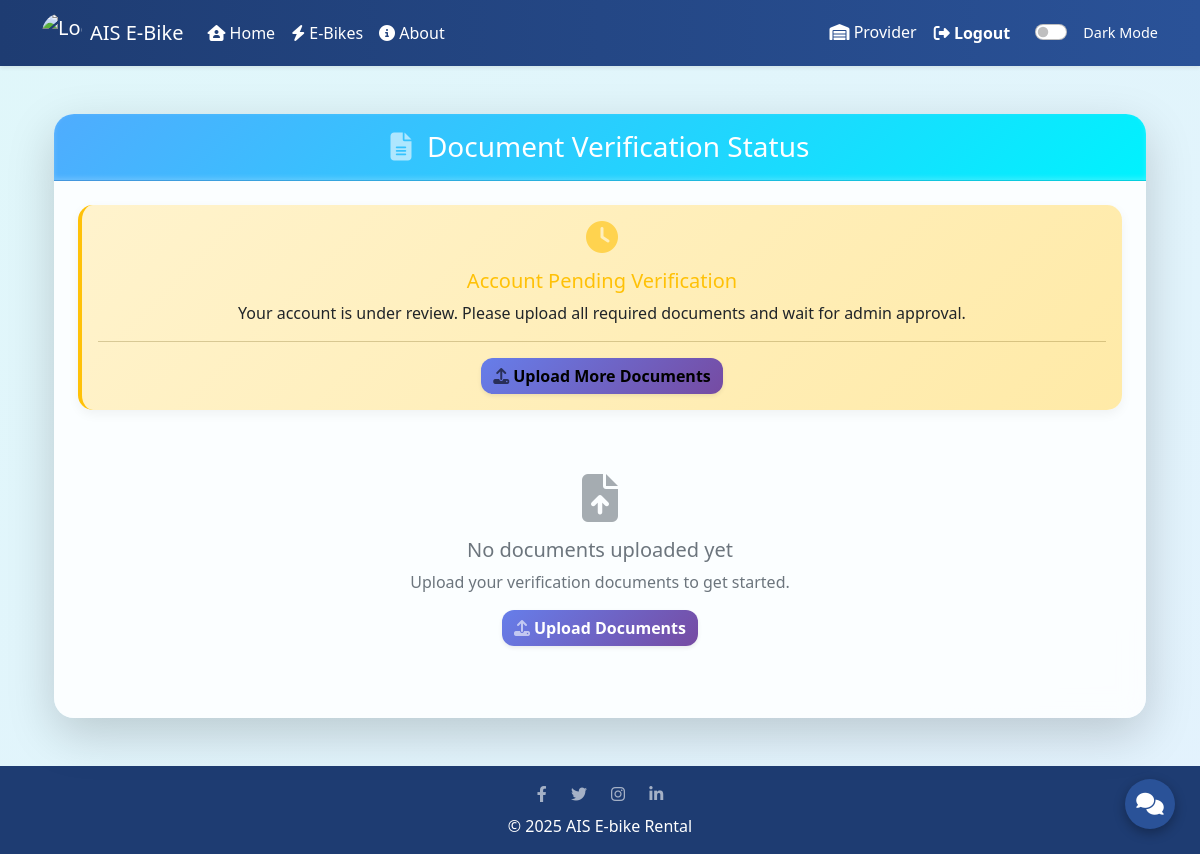
The page /vehicle-providers/view-documents/ (signed in) on the database as committed earlier.
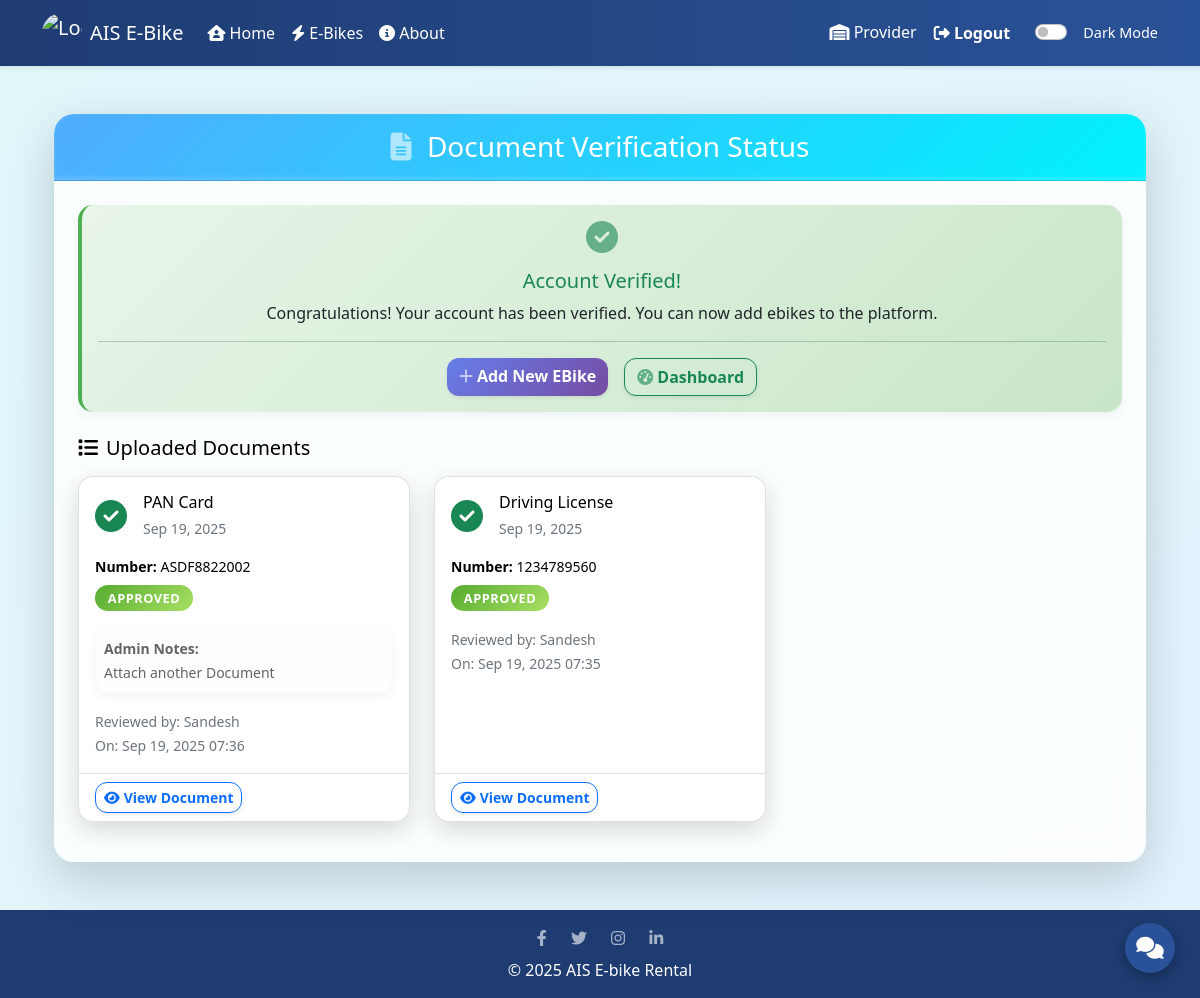
The same page on the database as committed later.
### core/models.py (models this page shows, shortened)
class ProviderDocument(models.Model):
    DOCUMENT_TYPES = [
        ('aadhar', 'Aadhar Card'),
        ('pan', 'PAN Card'),
        ('driving_license', 'Driving License'),
        ('business_license', 'Business License'),
        ('insurance', 'Insurance Document'),
        ('other', 'Other'),
    ]
    VERIFICATION_STATUS = [
        ('pending', 'Pending'),
        ('approved', 'Approved'),
        ('rejected', 'Rejected'),
    ]
    provider = models.ForeignKey(User, on_delete=models.CASCADE, related_name='provider_documents')
    document_type = models.CharField(max_length=20, choices=DOCUMENT_TYPES)
    document_file = models.FileField(upload_to='provider_documents/')
    document_number = models.CharField(max_length=100, blank=True, null=True)
    uploaded_at = models.DateTimeField(auto_now_add=True)
    status = models.CharField(max_length=10, choices=VERIFICATION_STATUS, default='pending')
    admin_notes = models.TextField(blank=True, null=True, help_text="Admin notes about this document")
    reviewed_by = models.ForeignKey(User, on_delete=models.SET_NULL, null=True, blank=True, related_name='reviewed_documents')
    reviewed_at = models.DateTimeField(null=True, blank=True)
    class Meta:
        ordering = ['-uploaded_at']

class User(AbstractUser):
    is_rider = models.BooleanField(default=False)
    is_vehicle_provider = models.BooleanField(default=False)
    mobile_number = models.CharField(max_length=15)
    profile_image = models.ImageField(upload_to='profile_images/', blank=True, null=True)
    is_verified_provider = models.BooleanField(default=False, help_text="Admin verification status for vehicle providers")
    verification_notes = models.TextField(blank=True, null=True, help_text="Admin notes about verification")

### vehicle_providers/views.py (the view)
# urls.py: path('view-documents/', views.view_documents, name='view_documents'),
@login_required
def view_documents(request):
    documents = ProviderDocument.objects.filter(provider=request.user)
    verification_status = request.user.is_verified_provider
    return render(request, 'vehicle_providers/view_documents.html', {
        'documents': documents,
        'verification_status': verification_status,
    })

### core/context_processors.py (called while the page is built)
def unread_notification_count(request):
    try:
        Notification = apps.get_model('core', 'Notification')
        public_count = Notification.objects.filter(is_public=True).count()
        if request.user.is_authenticated:
            user_count = Notification.objects.filter(recipient=request.user, is_read=False).count()
            count = public_count + user_count
        else:
            count = public_count
    except Exception:
        count = 0
    return {'unread_notification_count': count}

### templates/vehicle_providers/view_documents.html (shortened to what the changed rows need)
{% extends 'core/base.html' %}
{% load static %}
{% block content %}
<div class="container mt-5">
    <div class="row">
        <div class="col-12">
            <div class="card shadow-lg border-0">
                <div class="card-body p-4">
                    {% if verification_status %}
                        <div class="alert alert-success text-center border-0" style="background: linear-gradient(135deg, #e8f5e8 0%, #c8e6c9 100%); border-left: 4px solid #4caf50 !important;">
                            <i class="fas fa-check-circle fa-2x mb-3 text-success"></i>
                            <h5 class="alert-heading text-success">Account Verified!</h5>
                            <p class="mb-0 text-dark">Congratulations! Your account has been verified. You can now add ebikes to the platform.</p>
                            <hr class="my-3">
                            <div class="d-grid gap-2 d-md-flex justify-content-md-center mt-3">
                                <a href="{% url 'add_ebike' %}" class="btn btn-success me-md-2 shadow-sm">
                                    <i class="fas fa-plus me-1"></i>Add New EBike
                                </a>
                                <a href="{% url 'vehicle_provider_dashboard' %}" class="btn btn-outline-success shadow-sm">
                                    <i class="fas fa-tachometer-alt me-1"></i>Dashboard
                                </a>
                            </div>
                        </div>
                    {% else %}
                        <div class="alert alert-warning text-center border-0" style="background: linear-gradient(135deg, #fff3cd 0%, #ffeaa7 100%); border-left: 4px solid #ffc107 !important;">
                            <i class="fas fa-clock fa-2x mb-3 text-warning"></i>
                            <h5 class="alert-heading text-warning">Account Pending Verification</h5>
                            <p class="mb-0 text-dark">Your account is under review. Please upload all required documents and wait for admin approval.</p>
                            <hr class="my-3">
                            <a href="{% url 'upload_documents' %}" class="btn btn-warning shadow-sm">
                                <i class="fas fa-upload me-1"></i>Upload More Documents
                            </a>
                        </div>
                    {% endif %}
                    {% if documents %}
                        <div class="mt-4">
                            <h5 class="mb-3">
                                <i class="fas fa-list me-2"></i>Uploaded Documents
                            </h5>
                            <div class="row">
                                {% for document in documents %}
                                    <div class="col-md-6 col-lg-4 mb-3">
                                        <div class="card h-100">
                                            <div class="card-body">
                                                <div class="d-flex align-items-center mb-3">
                                                    {% if document.status == 'approved' %}
                                                        <i class="fas fa-check-circle text-success fa-2x me-3"></i>
                                                    {% elif document.status == 'rejected' %}
                                                        <i class="fas fa-times-circle text-danger fa-2x me-3"></i>
                                                    {% else %}
                                                        <i class="fas fa-clock text-warning fa-2x me-3"></i>
                                                    {% endif %}
                                                    <div>
                                                        <h6 class="mb-1">{{ document.get_document_type_display }}</h6>
                                                        <small class="text-muted">{{ document.uploaded_at|date:"M d, Y" }}</small>
                                                    </div>
                                                </div>
                                                {% if document.document_number %}
                                                    <p class="small mb-2">
                                                        <strong>Number:</strong> {{ document.document_number }}
                                                    </p>
                                                {% endif %}
                                                <div class="mb-3">
                                                    <span class="badge
                                                        {% if document.status == 'approved' %}bg-success
                                                        {% elif document.status == 'rejected' %}bg-danger
                                                        {% else %}bg-warning{% endif %}">
                                                        {{ document.get_status_display }}
                                                    </span>
                                                </div>
                                                {% if document.admin_notes %}
                                                    <div class="alert alert-light p-2 mb-3">
                                                        <small>
                                                            <strong>Admin Notes:</strong><br>
                                                            {{ document.admin_notes }}
                                                        </small>
                                                    </div>
                                                {% endif %}
                                                {% if document.reviewed_by %}
                                                    <small class="text-muted">
                                                        Reviewed by: {{ document.reviewed_by.username }}<br>
                                                        On: {{ document.reviewed_at|date:"M d, Y H:i" }}
                                                    </small>
                                                {% endif %}
                                            </div>
                                            <div class="card-footer bg-transparent">
                                                <a href="{{ document.document_file.url }}" target="_blank" class="btn btn-outline-primary btn-sm shadow-sm">
                                                    <i class="fas fa-eye me-1"></i>View Document
                                                </a>
                                            </div>
                                        </div>
                                    </div>
                                {% endfor %}
                            </div>
                        </div>
                    {% else %}
                        <div class="text-center py-5">
                            <i class="fas fa-file-upload fa-3x text-muted mb-3"></i>
                            <h5 class="text-muted">No documents uploaded yet</h5>
                            <p class="text-muted">Upload your verification documents to get started.</p>
                            <a href="{% url 'upload_documents' %}" class="btn btn-primary shadow-sm">
                                <i class="fas fa-upload me-1"></i>Upload Documents
                            </a>
                        </div>
                    {% endif %}
                </div>
            </div>
        </div>
    </div>
</div>
{% endblock %}

Rows that differ between the two databases and show on the page:
added ProviderDocument: document_type "PAN Card", uploaded_at "Sep 19, 2025", document_number "ASDF8822002", status "APPROVED", admin_notes "Attach another Document", reviewed_by.username "Sandesh", reviewed_at "Sep 19, 2025 07:36"
added ProviderDocument: document_type "Driving License", uploaded_at "Sep 19, 2025", document_number "1234789560", status "APPROVED", reviewed_by.username "Sandesh", reviewed_at "Sep 19, 2025 07:35"
Other text that changed with them:
text no longer shown: "Account Pending Verification Your account is under review. Please upload all required documents and wait for admin approval. Upload More Documents No documents uploaded yet Upload your verification documents to get started. Upload Documents"
text now shown: "Account Verified! Congratulations! Your account has been verified. You can now add ebikes to the platform. Add New EBike Dashboard Uploaded Documents"
